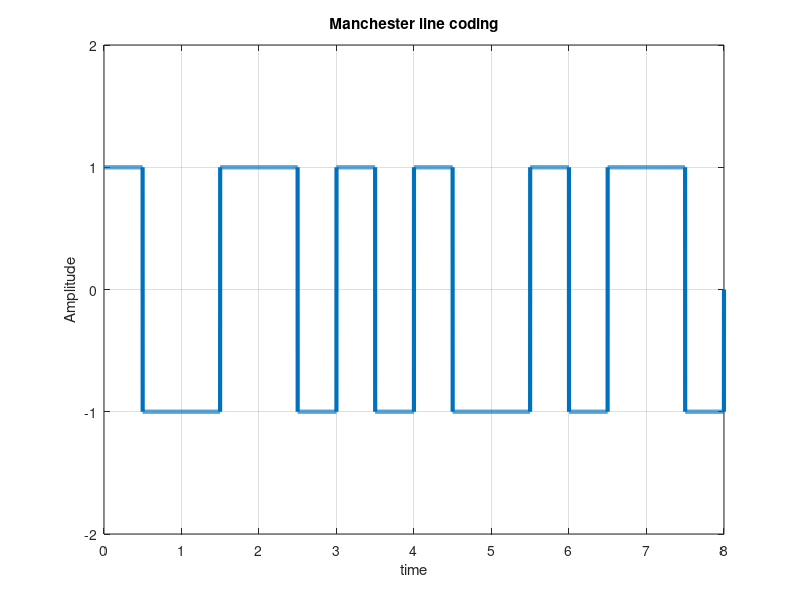

This chart was generated by the following MATLAB code:
bits = [1 0 1 1 1 0 0 1]
bitrate = 1;
n = 1000;
T = length(bits)/bitrate;
N = n*length(bits);
dt = T/N;
t = 0:dt:T;
x = zeros(1,length(t));
for i=1:length(bits)
  if bits(i)==1
    x((i-1)*n+1:(i-1)*n+n/2) = 1;
    x((i-1)*n+n/2:i*n) = -1;
  else
    x((i-1)*n+1:(i-1)*n+n/2) = -1;
    x((i-1)*n+n/2:i*n) = 1;
  end
end
plot(t, x, 'Linewidth', 3);
axis([0 T -2 2 ]);

xlabel("time");
ylabel("Amplitude");
title('Manchester line coding');
grid on 
set(gca,'xtick',[0:1:T])
set(gca,'ytick',[-2:1:2])
z=1;
counter = 0;
for i = 1:length(t)
  if t(i)>counter
    counter = counter + 1/bitrate;
    if x(i)>0
      result(z) = x(i);
      z=z+1;
    else result(z) = 0;
      z=z+1;
    end
  end
end
disp('Manchester Decoding:');
disp(result);